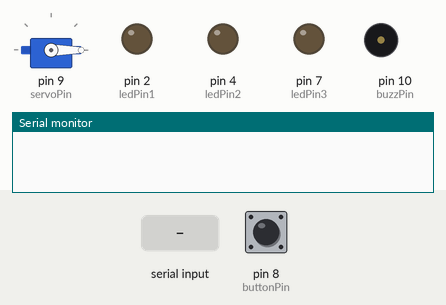
This sketch was run on a simulated Arduino Uno, built with avr-gcc and run on an emulated ATmega328P. On the bench: servo, output pins drawn as LEDs (lit = HIGH), buzzer (waves = sounding), the last lines printed to the serial monitor. Dashed ring = blinking. The inputs (shaded band) are chosen by the test bench; at power-on: pin 8 (buttonPin) HIGH.

Above: at 1.2 s.
1.3 s: pin 8 (buttonPin) pulled LOW for 0.15 s
2.9 s: "1\n" received over Serial
At 3.12 s:
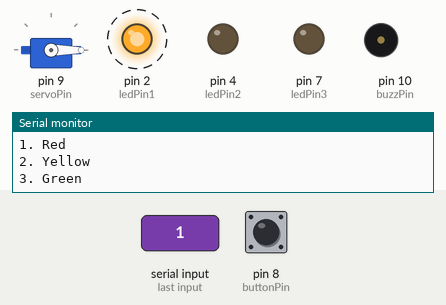
At 6.5 s:
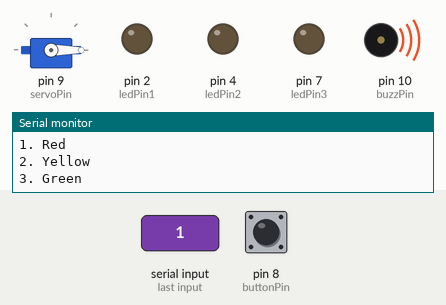
Timing chart, 0 to 19.3 s (numbered marks = the images above; inputs shaded):
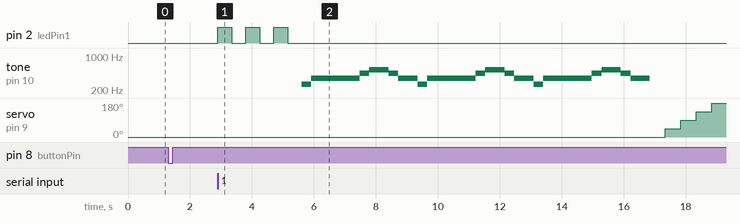

The sketch:

Midterms_Exam.ino
```cpp
#include <Servo.h>
Servo servo;
int servoPin = 9;

int buzzPin = 10;
#define NOTE_C4  262
#define NOTE_F4  349
#define NOTE_G4  392
#define NOTE_A4  440
#define NOTE_C5  523

int buttonPin = 8; // digital pin
int buttonState;

int ledPin1 = 2; // digital pin
int ledPin2 = 4; // digital pin
int ledPin3 = 7; // digital pin

void setup() {
  // put your setup code here, to run once:


  servo.attach(servoPin);
  servo.write(0);

  pinMode(buzzPin, OUTPUT);

  pinMode(ledPin1, OUTPUT);
  pinMode(ledPin2, OUTPUT);
  pinMode(ledPin3, OUTPUT);
}

void loop() {
  // put your main code here, to run repeatedly:

  int buttonStatus = digitalRead(buttonPin);

  if (buttonStatus == 0) {
    Serial.begin(9600);
    askUserColor();
    playSong();
    moveServo();
  }
  else {}
}

void askUserColor() {

    Serial.println("Choose what color you want the LED to blink");
    Serial.println("1. Red");
    Serial.println("2. Yellow");
    Serial.println("3. Green");

    while (Serial.available() == 0) {}

    int color = Serial.parseInt();

    if (color == 1) { blinkLED(ledPin1); Serial.end(); }
    if (color == 2) { blinkLED(ledPin2); Serial.end(); }
    if (color == 3) { blinkLED(ledPin3); Serial.end(); }

}

void blinkLED(int ledPin) {
  int blinkInterval = 450;
  for (int i = 0; i < 3; i++) {
    digitalWrite(ledPin, HIGH);
    delay(blinkInterval);
    digitalWrite(ledPin, LOW);
    delay(blinkInterval);
  }
}
void playSong() {
  int duration = 2500;
  int  melody[] = {
     NOTE_C4,
     NOTE_F4, NOTE_F4, NOTE_F4, NOTE_A4,
     NOTE_C5, NOTE_C5, NOTE_A4, NOTE_F4
  };

  int denomination[] = {
    8,
    4, 8, 4, 8,
    8, 8, 8, 4
  };

  int melodySize = sizeof(melody) / sizeof(melody[0]);
  for (int i = 0; i < 3; i++) {
    for (int i = 0; i < melodySize; i++) {
      int noteDuration = duration / denomination[i];
      tone(buzzPin, melody[i], noteDuration);
      delay(noteDuration);
      noTone(buzzPin);
    }
  }
}

void moveServo() {
  int servoInterval = 500;

  for (int i = 0; i < 2; i++) {
    servo.write(0);
    delay(servoInterval);
    servo.write(45);
    delay(servoInterval);
    servo.write(90);
    delay(servoInterval);
    servo.write(135);
    delay(servoInterval);
    servo.write(180);
    delay(servoInterval);
  }
}
```

Measured:
- after the input at 2.9 s, pin 2 (ledPin1): alternates HIGH for 0.45 s and LOW for 0.45 s, 6 changes in all, then stays LOW, starting at once; tone on pin 10 (buzzPin): silent → 262 Hz after 2.7 s, then repeats every 3.7 s: 349 Hz 1.6 s, 440 Hz 0.31 s, 523 Hz 0.62 s, 440 Hz 0.31 s, 349 Hz 0.63 s, 262 Hz 0.31 s
